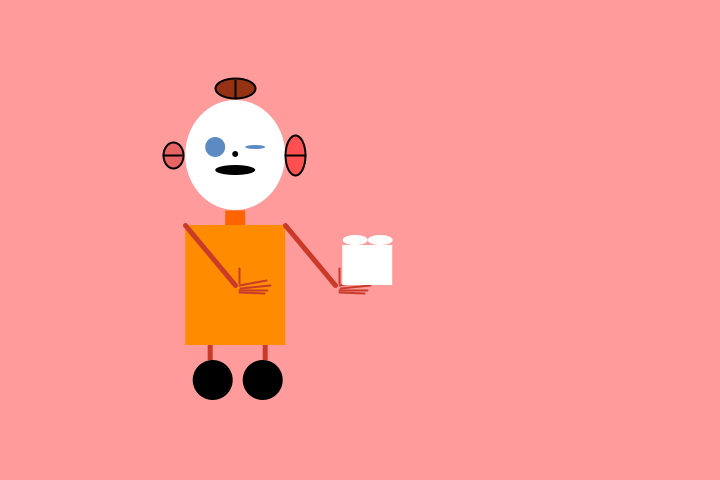
Frame 1 (no input)
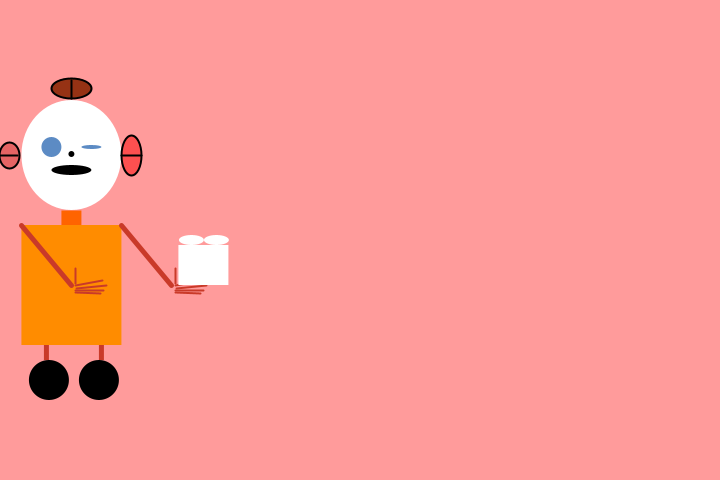
Frame 60 (the mouse pressed at the canvas centre just before this capture)
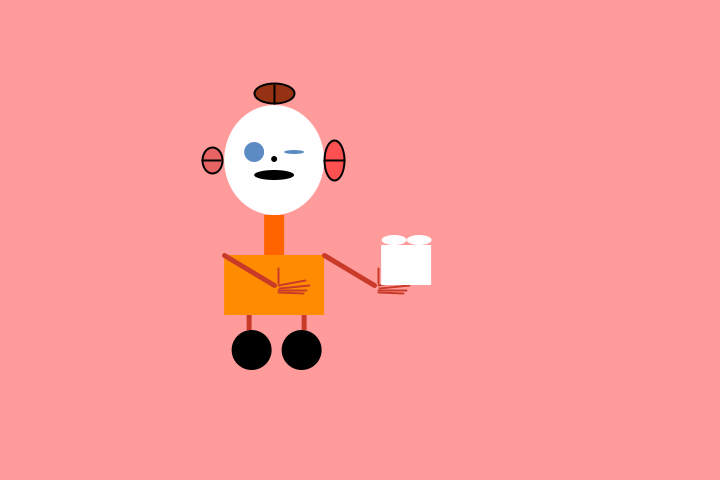
Frame 120 (the mouse held since frame 60 and released just before this capture)

The Processing sketch that drew these frames (run headless with seeded random() and noise(); from frame 60 on, the mouse is pressed at the canvas centre):

// Processing sketch: processing_100286
// ── processing_100286.pde

float x = 240; // x-coordinate 
float y = 285; // y-coordinate 
int bodyHeight = 120; // Body Height
int bodyWidth = 100; //Body Width
int neckHeight = 15; // Neck Height 
int headHeight = 110; // Head Height
int headWidth = 100;
int wheel = 40;

float easing = 0.02;

//background canvas set up and global settings
void setup() {
size(720, 480);
background(255, 155, 155);
smooth();
rectMode(CENTER);
strokeWeight(2);

}

void draw() {

  float ny = y - (bodyHeight/2) - neckHeight - (headHeight/2); // Neck Y
  background(255, 155, 155);
  
    int targetX = mouseX;
  x += (targetX - x) * easing;
    
  if (mousePressed) {
    neckHeight = 40;
    bodyHeight = 60; 
  } else {
    neckHeight = 15;
    bodyHeight = 120; 
  }
  
//Neck
noStroke();
rectMode(CENTER);
fill(255, 100, 0); //drk. orange
rect(x, y-(bodyHeight+neckHeight)/2, 20, neckHeight);

//Head
noStroke(); //Disable stroke
rectMode(CENTER);
fill(255);  //white
ellipse(x, ny, headWidth, headHeight);  //Head

fill(0); //black
ellipse(x, ny+15, 40, 10); //Mouth

fill(0); //black
ellipse(x, ny-1, 6, 6); //Nose

fill(92, 139, 196); //blue
ellipse(x-20, ny-8, 20, 20); //left eye
ellipse(x+20, ny-8, 20, 4); //right eye 
 
//ears
stroke(0);
fill(230, 100, 100);//
ellipse(x-(headWidth/2)-12, ny, 20, 26); //left
line(x-(headWidth/2)-22, ny, x-(headWidth/2)-4, ny);
fill(253, 80, 80);//
ellipse(x+(headWidth/2)+10, ny, 20, 40); //right
line(x+(headWidth/2), ny, x+(headWidth/2)+20, ny);
fill(150, 50, 20);//
ellipse(x, ny-(headHeight/2)-12, 40, 20); //top
//line(x, 78, x, 98);
line(x, ny-(headHeight/2)-20, x,  ny-(headHeight/2)-2);

 
//Body
noStroke(); //Disable stroke
fill(255, 140, 0);  //orange
rect( x, y, bodyWidth, bodyHeight);

//Arms and hands
stroke(201, 58, 41);
strokeWeight(5);
line(x-(bodyWidth/2), y-(bodyHeight/2), x, y);//left arm
line(x+(bodyWidth/2), y-(bodyHeight/2), x+bodyWidth, y);//right arm

fill(201, 58, 41);
//right fingers
strokeWeight(2);
line(x+bodyWidth+4, y-2, x+bodyWidth+4, y-17);//thumb
line(x+bodyWidth+4, y, x+bodyWidth+31, y-5);
line(x+bodyWidth+5, y+3, x+bodyWidth+35, y);
line(x+bodyWidth+4, y+5, x+bodyWidth+32, y+5);
line(x+bodyWidth+4, y+7, x+bodyWidth+29, y+8);

//left fingers
line(x+4, y-2, x+4, y-17);//thumb
line(x+4, y, x+31, y-5);
line(x+5, y+3, x+35, y);
line(x+4, y+5, x+32, y+5);
line(x+4, y+7, x+29, y+8);

//Legs and Wheels
noStroke();
rectMode(CORNER);
fill(201, 58, 41);
rect(x-2.5-(bodyWidth/4), y+(bodyHeight/2), 5, 15);//left leg
rect(x+2.5+(bodyWidth/4), y+(bodyHeight/2), 5, 15);//right leg
fill(0);  //black
ellipse(x+2.5-(bodyWidth/4),y+(bodyHeight/2)+15+wheel/2, wheel, wheel); //left wheel
fill(0);  //black
ellipse(x+2.5+(bodyWidth/4), y+(bodyHeight/2)+15+wheel/2, wheel, wheel); //right wheel

//box and bow
fill(255);
rect(x+bodyWidth+7, y-40, 50, 40);
ellipse(x+bodyWidth+20, y-45, 25, 10);
ellipse(x+bodyWidth+45, y-45, 25, 10);

}
